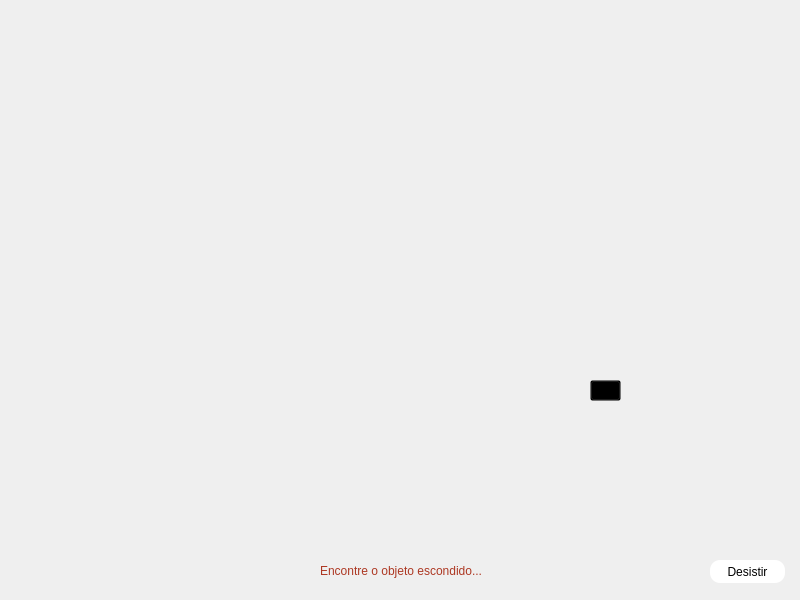
<?xml version="1.0" encoding="UTF-8"?>
<ui version="4.0">
 <class>sala3</class>
 <widget class="QMainWindow" name="sala3">
  <property name="geometry">
   <rect>
    <x>0</x>
    <y>0</y>
    <width>800</width>
    <height>600</height>
   </rect>
  </property>
  <property name="minimumSize">
   <size>
    <width>800</width>
    <height>600</height>
   </size>
  </property>
  <property name="maximumSize">
   <size>
    <width>800</width>
    <height>600</height>
   </size>
  </property>
  <property name="windowTitle">
   <string>sala3</string>
  </property>
  <widget class="QWidget" name="centralwidget">
   <widget class="QLabel" name="lbImg">
    <property name="geometry">
     <rect>
      <x>0</x>
      <y>0</y>
      <width>800</width>
      <height>600</height>
     </rect>
    </property>
    <property name="minimumSize">
     <size>
      <width>800</width>
      <height>600</height>
     </size>
    </property>
    <property name="maximumSize">
     <size>
      <width>800</width>
      <height>600</height>
     </size>
    </property>
    <property name="text">
     <string/>
    </property>
    <property name="pixmap">
     <pixmap>../img/sala3.png</pixmap>
    </property>
    <property name="scaledContents">
     <bool>true</bool>
    </property>
   </widget>
   <widget class="QLabel" name="lbDesc">
    <property name="geometry">
     <rect>
      <x>320</x>
      <y>540</y>
      <width>231</width>
      <height>61</height>
     </rect>
    </property>
    <property name="styleSheet">
     <string notr="true">color: rgb(173, 56, 35);
font: 16pt &quot;Informal Roman&quot;;</string>
    </property>
    <property name="text">
     <string>Encontre o objeto escondido...</string>
    </property>
   </widget>
   <widget class="QPushButton" name="btDesistir">
    <property name="geometry">
     <rect>
      <x>710</x>
      <y>560</y>
      <width>75</width>
      <height>23</height>
     </rect>
    </property>
    <property name="styleSheet">
     <string notr="true">font: 12pt &quot;Ink Free&quot;;
background-color: white;
border-radius: 10px;</string>
    </property>
    <property name="text">
     <string>Desistir</string>
    </property>
   </widget>
   <widget class="QPushButton" name="btObj">
    <property name="geometry">
     <rect>
      <x>590</x>
      <y>380</y>
      <width>31</width>
      <height>21</height>
     </rect>
    </property>
    <property name="styleSheet">
     <string notr="true">background-color: rgba(0, 0, 0, 0);</string>
    </property>
    <property name="text">
     <string/>
    </property>
   </widget>
   <zorder>lbImg</zorder>
   <zorder>lbDesc</zorder>
   <zorder>btObj</zorder>
   <zorder>btDesistir</zorder>
  </widget>
 </widget>
 <resources/>
 <connections/>
</ui>
